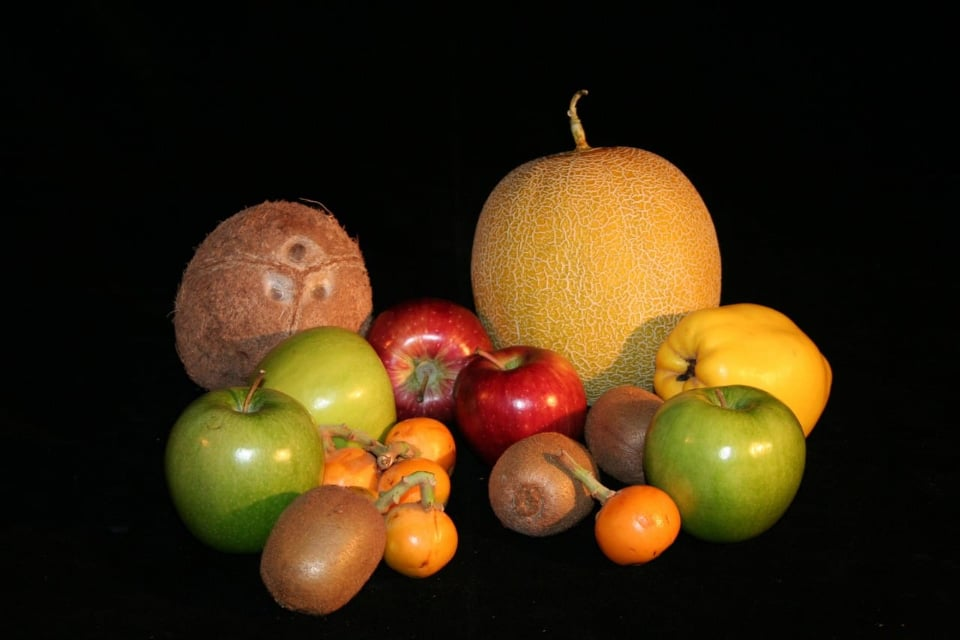
#> input picture fruits.jpg, 960 x 640 px
$ python project.py
#> lines starting #> are read from the running program, lines starting #| are printed output that depends on the picture; after the words box and inside, x2 and y2 are one past the last pixel; in counts of white or black regions, pixels touching at a corner belong together
#imports opencv librery
import cv2
import numpy as np
import matplotlib.pyplot as plt

#imports the image
image=cv2.imread("fruits.jpg")
#> image is the input picture: shape (640, 960, 3); mean B, G, R 16.1, 40.5, 57
cv2.imshow('image',image)

#convert the image into a grayscale image
gray = cv2.cvtColor(image, cv2.COLOR_BGR2GRAY)
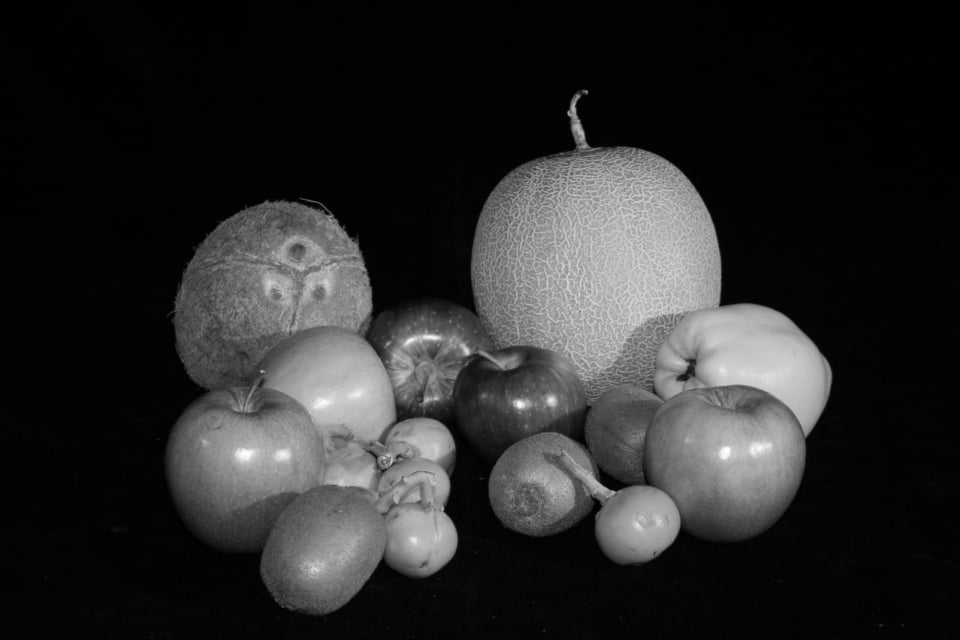
#> gray: shape (640, 960); min 0, max 255, mean 42.7
cv2.imshow('Gray image', gray)

#Here the grayscale image is blurred to reduce the noise of the image.
blur = cv2.GaussianBlur(gray , (11,11) , 0) #(image,size of standared window , standard deviation )
cv2.imshow('Blur image', blur)

#We used canny edge detection to detect wide range of edges.
#Here I tried different higher and lower values to get the best possible result for this image.
canny=cv2.Canny(blur , 20 , 155 ,3) #(image,lower value,higher value ,kernel size)
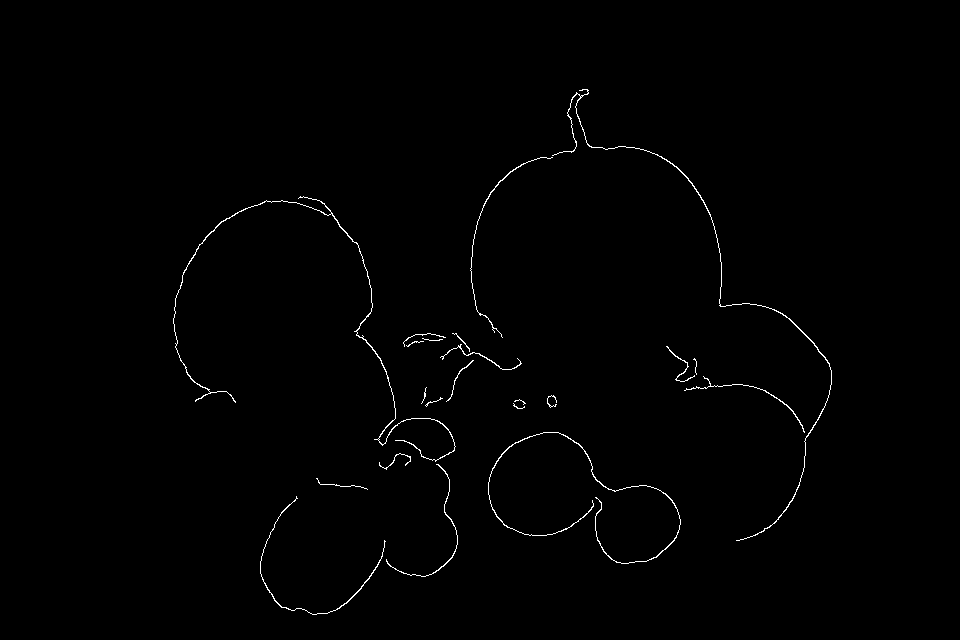
#> canny: shape (640, 960); 0.68% white in thin lines or dots, all inside (x1, y1, x2, y2) = (173, 89, 832, 615)
cv2.imshow('Canny image', canny)

#dialation is used for two cases for two cases: Increasing area and accentuate features.
dialated = cv2.dilate(canny , (1,1) , iterations = 2) #(image,kernel,iteration)
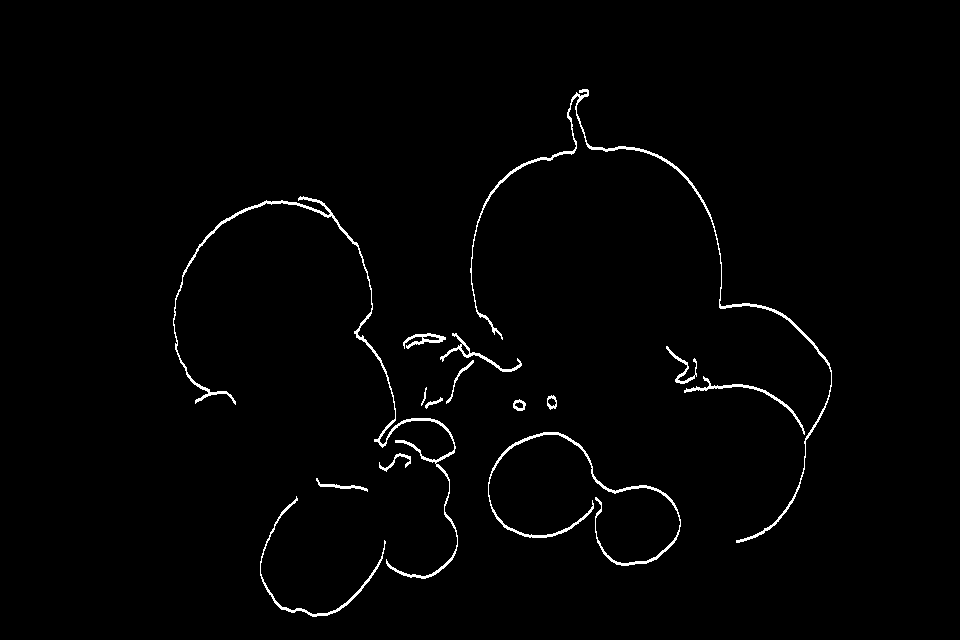
#> dialated: shape (640, 960); 1.4% white in thin lines or dots, all inside (x1, y1, x2, y2) = (173, 89, 832, 617)
cv2.imshow('Dialated image', dialated)

#used to draw edges in the picture
(cnt,heirarachy) = cv2.findContours(dialated.copy() , cv2.RETR_EXTERNAL , cv2.CHAIN_APPROX_NONE)
#> cnt = 15 contours, 1 with area under 20; largest, box (x1, y1, x2, y2) and area: (173, 196, 458, 579) 1534, (470, 89, 832, 543) 1309, (488, 432, 681, 566) 940, (260, 496, 386, 617) 396, (440, 333, 522, 372) 304
rgb = cv2.cvtColor(image , cv2.COLOR_BGR2RGB)
cv2.drawContours(rgb , cnt , -1 , (0,255,0) , 2)
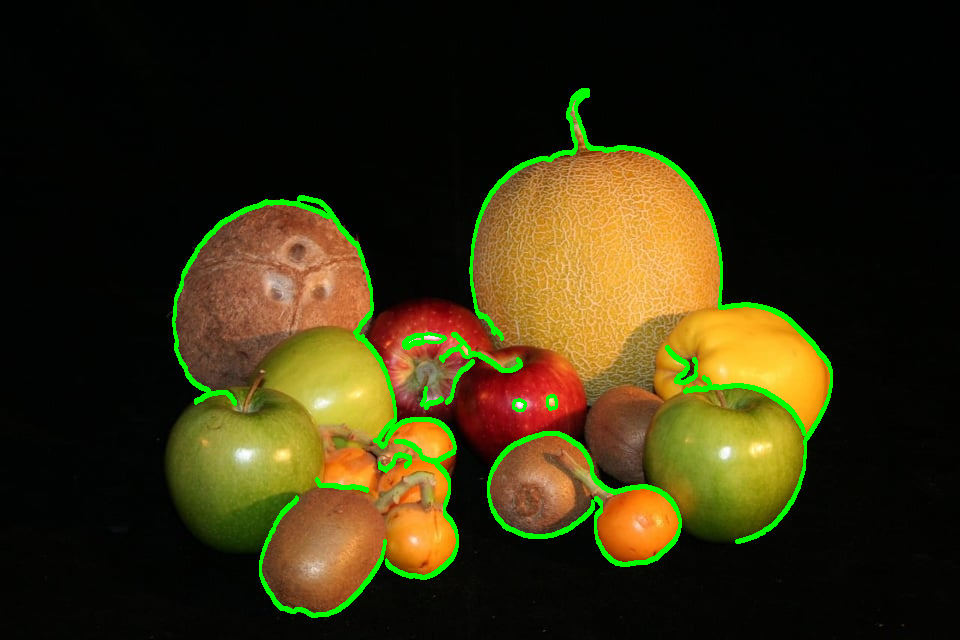
#> rgb: shape (640, 960, 3); mean R, G, B 53.7, 46, 15.3

cv2.imshow('rgb' , rgb)

print(len(cnt))
#| 15


cv2.waitKey(0)
cv2.destroyAllWindows()
